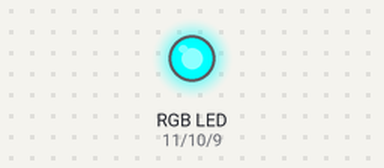
This sketch was run on a simulated Arduino Uno, built with avr-gcc and run on an emulated ATmega328P. Shown: an RGB LED mixed from three pins (HIGH = lit).

Above: at 0.05 s.
At 1.5 s:
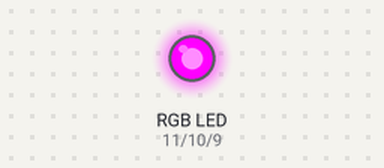
At 2.95 s:
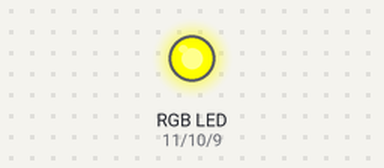
At 3.7 s:
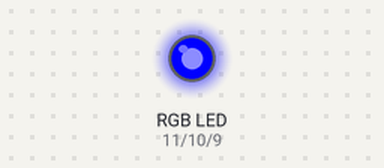
At 4.45 s:
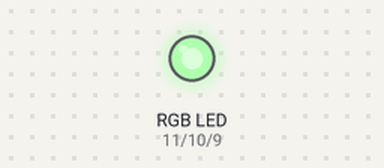
At 5.95 s:
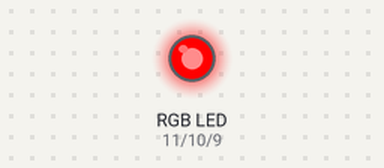
Timing chart, 0 to 7.8 s (numbered marks = the images above):
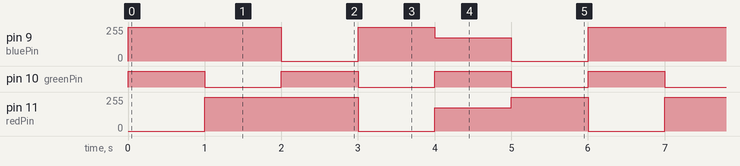

The sketch:

RGB_control.ino
```cpp
int redPin =11;
int greenPin = 10;
int bluePin = 9;


void setup() {
  // put your setup code here, to run once:
pinMode(redPin,OUTPUT);
pinMode(greenPin,OUTPUT);
pinMode(bluePin,OUTPUT);
}

void loop() {
  // put your main code here, to run repeatedly:
setColor(255,0,0);
delay(1000);
setColor(0,255,0);
delay(1000);
setColor(0,0,255);
delay(1000);
setColor(255,255,0);
delay(1000);
setColor(80,0,80);
delay(1000);
setColor(0,255,255);
delay(1000);

}


void setColor(int red, int green, int blue)
{
  red = 255-red;
  green=255-green;
  blue = 255 -blue;
  analogWrite(redPin,red);
  analogWrite(greenPin,green);
  analogWrite(bluePin,blue);

}
```

Measured:
- by itself, pin 9 (bluePin): repeats every 6.0 s: 0/255 1.0 s, 255/255 1.0 s, 175/255 1.0 s, 0/255 1.0 s, 255/255 2.0 s
- by itself, pin 10 (greenPin): alternates HIGH for 1.0 s and LOW for 1.0 s
- by itself, pin 11 (redPin): repeats every 6.0 s: 0/255 1.0 s, 175/255 1.0 s, 255/255 1.0 s, 0/255 1.0 s, 255/255 2.0 s
